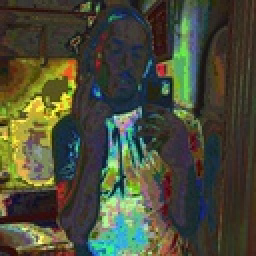
%> input picture Projects/image1-manual.jpg, 128 x 128 px, shrunk from 1080 x 1080 before the run (shown 2 times larger)
$ octave --eval "result = fastSpinAvg('image1-manual.jpg');"   (GNU Octave 9; MATLAB toolbox functions it lacks are replaced by stand-ins)
%> lines starting %> are read from the running program, lines starting %| are printed output that depends on the picture
### Projects/Average Image/averageImage_Cell.m
function average = averageImage_Cell(cell)
numImages = length(cell);
image_sizeArray = size(cell{1});
rows = image_sizeArray(1);
cols = image_sizeArray(2);
totals = zeros(image_sizeArray);

for x=1:numImages
    cell{x} = im2double(cell{x});
end

for clr=1:3
    for r=1:rows
        for c=1:cols
            for x=1:numImages
                totals(r,c,clr) = totals(r,c,clr)+cell{x}(r,c,clr);
            end
        end
    end
end

average = totals/numImages;

### Projects/fastSpinAvg.m
function output = fastSpinAvg(fileName)
%> called with fileName = 'image1-manual.jpg'
    image = imread(fileName);
%> image is the input picture: size 128x128x3 uint8; mean R, G, B 73.6, 75.9, 57
    image =  im2double(image);
%> image: size 128x128x3 double
    sizes = size(image);
%> sizes = [128 128 3]
    r =  sizes(1);
%> r = 128
    c =  sizes(2);
%> c = 128
    cell = {};
    index = linspace(1,90,5);
    index = index(2:end-1);
    index(2)= [];

    for count = 1:5

    for d=index
        cell{end+1} = imrotate(image,d,'nearest','crop');
        cell{end+1} = imrotate(image,-d,'nearest','crop');
    end

    end
%> after the loop, cell = 20 items


output = averageImage_Cell(cell);
%> in averageImage_Cell, `numImages = length(cell);`: numImages = 20
%> in averageImage_Cell, `image_sizeArray = size(cell{1});`: image_sizeArray = [128 128 3]
%> in averageImage_Cell, `rows = image_sizeArray(1);`: rows = 128
%> in averageImage_Cell, `totals = zeros(image_sizeArray);`: totals: size 128x128x3 double; every value is 0
%> the loop in averageImage_Cell, `for x=1:numImages` made 20 passes
%> after the loop in averageImage_Cell, `for x=1:numImages`: cell = 20 items
%> after the loop in averageImage_Cell, `for clr=1:3`:
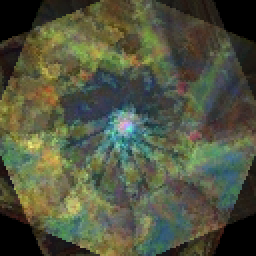
%> totals: size 128x128x3 double (shown 2 times larger); mean R, G, B 5.07, 5.35, 4.04; drawn with min black and max white
%> in averageImage_Cell, `average = totals/numImages;`:
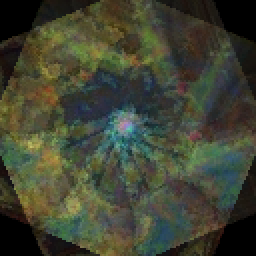
%> average: size 128x128x3 double (shown 2 times larger); mean R, G, B 0.254, 0.268, 0.202
cell={output,output,output,output,image};
%> cell = 5 items
output = averageImage_Cell(cell);
%> after the loop in averageImage_Cell (call 2), `for clr=1:3`:
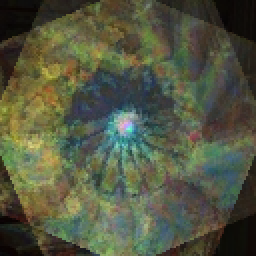
%> totals: size 128x128x3 double (shown 2 times larger); mean R, G, B 1.3, 1.37, 1.03; drawn with min black and max white
%> in averageImage_Cell (call 2), `average = totals/numImages;`:
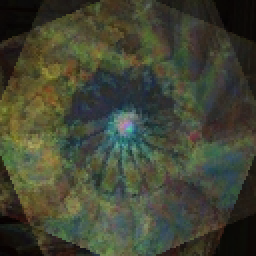
%> average: size 128x128x3 double (shown 2 times larger); mean R, G, B 0.261, 0.274, 0.206
imwrite(output,'avgSpin.jpg');

end
